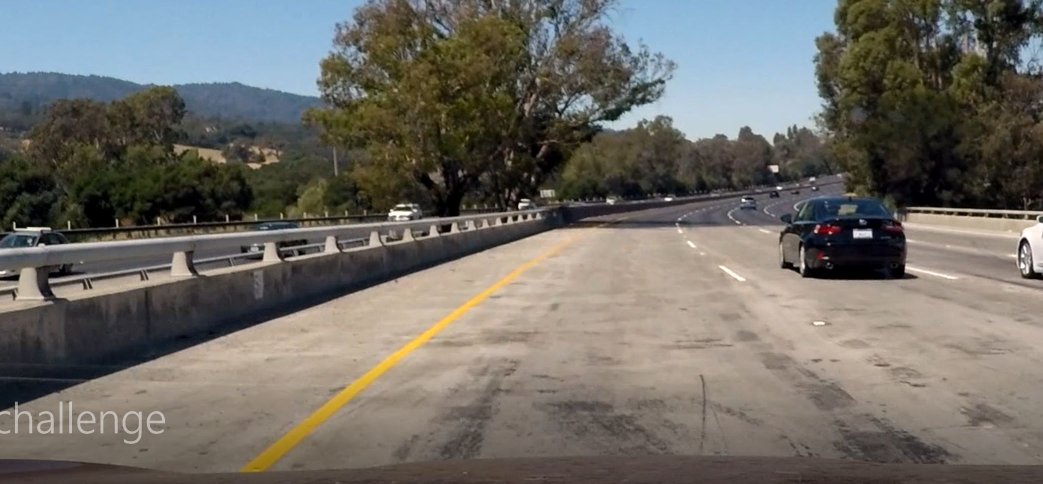
#> input picture test_images/Capture.JPG, 2086 x 968 px, found by its file name (shown at 1/2 size); its folder holds only this picture in this run
$ jupyter execute --allow-errors P1-Copy2.ipynb   (shell and % lines are left out)
#> lines starting #> are read from the running program, lines starting #| are printed output that depends on the picture; after the words box and inside, x2 and y2 are one past the last pixel; in counts of white or black regions, pixels touching at a corner belong together
# Self-Driving Car Engineer Nanodegree

## Project: **Finding Lane Lines on the Road**
***
In this project, you will use the tools you learned about in the lesson to identify lane lines on the road.  You can develop your pipeline on a series of individual images, and later apply the result to a video stream (really just a series of images). Check out the video clip "raw-lines-example.mp4" (also contained in this repository) to see what the output should look like after using the helper functions below.

Once you have a result that looks roughly like "raw-lines-example.mp4", you'll need to get creative and try to average and/or extrapolate the line segments you've detected to map out the full extent of the lane lines.  You can see an example of the result you're going for in the video "P1_example.mp4".  Ultimately, you would like to draw just one line for the left side of the lane, and one for the right.

In addition to implementing code, there is a brief writeup to complete. The writeup should be completed in a separate file, which can be either a markdown file or a pdf document. There is a [write up template](https://github.com/udacity/CarND-LaneLines-P1/blob/master/writeup_template.md) that can be used to guide the writing process. Completing both the code in the Ipython notebook and the writeup template will cover all of the [rubric points](https://review.udacity.com/#!/rubrics/322/view) for this project.

---
Let's have a look at our first image called 'test_images/solidWhiteRight.jpg'.  Run the 2 cells below (hit Shift-Enter or the "play" button above) to display the image.

**Note: If, at any point, you encounter frozen display windows or other confounding issues, you can always start again with a clean slate by going to the "Kernel" menu above and selecting "Restart & Clear Output".**

---

**The tools you have are color selection, region of interest selection, grayscaling, Gaussian smoothing, Canny Edge Detection and Hough Tranform line detection.  You  are also free to explore and try other techniques that were not presented in the lesson.  Your goal is piece together a pipeline to detect the line segments in the image, then average/extrapolate them and draw them onto the image for display (as below).  Once you have a working pipeline, try it out on the video stream below.**

---

<figure>

 <figcaption>
 <p></p>
 <p style="text-align: center;"> Your output should look something like this (above) after detecting line segments using the helper functions below </p>
 </figcaption>
</figure>
 <p></p>
<figure>

 <figcaption>
 <p></p>
 <p style="text-align: center;"> Your goal is to connect/average/extrapolate line segments to get output like this</p>
 </figcaption>
</figure>

**Run the cell below to import some packages.  If you get an `import error` for a package you've already installed, try changing your kernel (select the Kernel menu above --> Change Kernel).  Still have problems?  Try relaunching Jupyter Notebook from the terminal prompt.  Also, see [this forum post](https://carnd-forums.udacity.com/cq/viewquestion.action?spaceKey=CAR&id=29496372&questionTitle=finding-lanes---import-cv2-fails-even-though-python-in-the-terminal-window-has-no-problem-with-import-cv2) for more troubleshooting tips.**

## Import Packages

[cell 1]
#importing some useful packages
import matplotlib.pyplot as plt
import matplotlib.image as mpimg
import numpy as np
import cv2

## Read in an Image

#> (a cell that did not finish here is left out)

[cell 3]
def printImage(image):
    plt.figure()
    plt.imshow(image)
#function to print greyscale images
def printGreyImage(image):
    plt.figure()
    plt.imshow(image,cmap="gray")

#> (a cell that did not finish here is left out)

## Ideas for Lane Detection Pipeline

**Some OpenCV functions (beyond those introduced in the lesson) that might be useful for this project are:**

`cv2.inRange()` for color selection
`cv2.fillPoly()` for regions selection
`cv2.line()` to draw lines on an image given endpoints
`cv2.addWeighted()` to coadd / overlay two images
`cv2.cvtColor()` to grayscale or change color
`cv2.imwrite()` to output images to file
`cv2.bitwise_and()` to apply a mask to an image

**Check out the OpenCV documentation to learn about these and discover even more awesome functionality!**

Below are some helper functions to help get you started. They should look familiar from the lesson!

## Helper Functions

[cell 5]
import math

# [7 lines left out: function grayscale, not called in this run]
    # Or use BGR2GRAY if you read an image with cv2.imread()
    # return cv2.cvtColor(img, cv2.COLOR_BGR2GRAY)

def canny(img, low_threshold, high_threshold):
    """Applies the Canny transform"""
    #img = np.uint8(img)
    return cv2.Canny(img, low_threshold, high_threshold)

def gaussian_blur(img, kernel_size):
    """Applies a Gaussian Noise kernel"""
    return cv2.GaussianBlur(img, (kernel_size, kernel_size), 0)

def region_of_interest(img, vertices):
    """
    Applies an image mask.

    Only keeps the region of the image defined by the polygon
    formed from `vertices`. The rest of the image is set to black.
    """
    #defining a blank mask to start with
    mask = np.zeros_like(img)

    #defining a 3 channel or 1 channel color to fill the mask with depending on the input image
    if len(img.shape) > 2:
        channel_count = img.shape[2]  # i.e. 3 or 4 depending on your image
        ignore_mask_color = (255,) * channel_count
    else:
        ignore_mask_color = 255

    #filling pixels inside the polygon defined by "vertices" with the fill color
    cv2.fillPoly(mask, vertices, ignore_mask_color)

    #returning the image only where mask pixels are nonzero
    masked_image = cv2.bitwise_and(img, mask)
    #plt.figure()
    #plt.imshow(weighted_img(mask, img, α=0.8, β=1., λ=0.),cmap="gray")
    return masked_image


def draw_lines(img, lines, color=[255, 0, 0], thickness=2):
    """
    NOTE: this is the function you might want to use as a starting point once you want to
    average/extrapolate the line segments you detect to map out the full
    extent of the lane (going from the result shown in raw-lines-example.mp4
    to that shown in P1_example.mp4).

    Think about things like separating line segments by their
    slope ((y2-y1)/(x2-x1)) to decide which segments are part of the left
    line vs. the right line.  Then, you can average the position of each of
    the lines and extrapolate to the top and bottom of the lane.

    This function draws `lines` with `color` and `thickness`.
    Lines are drawn on the image inplace (mutates the image).
    If you want to make the lines semi-transparent, think about combining
    this function with the weighted_img() function below
    """
    for line in lines:
        for x1,y1,x2,y2 in line:
            cv2.line(img, (x1, y1), (x2, y2), color, thickness)

def avg_list(list):
    if(len(list)>0):
        return sum(list)/len(list)
    else:
        return 0

def cal_Xvalue(y,intercept,slope):
    #print("cal X val",y,intercept,slope)
    if slope!=0:
        return int((y-intercept)/slope)

def cal_Yvalue(x,intercept,slope):
    return int(slope*x+intercept)

def hough_average_slope_intercept_lines(img, rho, theta, threshold, min_line_len, max_line_gap):
    """
    `img` should be the output of a Canny transform.

    Returns an image with hough lines drawn.
    """
    lines = cv2.HoughLinesP(img, rho, theta, threshold, np.array([]), minLineLength=min_line_len, maxLineGap=max_line_gap)
    line_img = np.zeros((img.shape[0], img.shape[1], 3), dtype=np.uint8)
    final_image = np.zeros((img.shape[0], img.shape[1], 3), dtype=np.uint8)
    final_image=draw_average_slope_intercept_lines(line_img, lines)
    return final_image


def draw_average_slope_intercept_lines(final_image, lines, color=[255, 0, 0], thickness=20):
    """
    NOTE: this is the function you might want to use as a starting point once you want to
    average/extrapolate the line segments you detect to map out the full
    extent of the lane (going from the result shown in raw-lines-example.mp4
    to that shown in P1_example.mp4).

    Think about things like separating line segments by their
    slope ((y2-y1)/(x2-x1)) to decide which segments are part of the left
    line vs. the right line.  Then, you can average the position of each of
    the lines and extrapolate to the top and bottom of the lane.

    This function draws `lines` with `color` and `thickness`.
    Lines are drawn on the image inplace (mutates the image).
    If you want to make the lines semi-transparent, think about combining
    this function with the weighted_img() function below
    """
    positive_slope=[]
    positive_intercept=[]
    negative_slope=[]
    negative_intercept=[]
    avg_positive_slope=0
    avg_positive_intercept=0
    avg_negative_slope=0
    avg_negative_intercept=0
    m_p=0
    c_p=0
    m_n=0
    c_n=0
    positive_x1=0
    positive_y1=0
    positive_x2=0
    positive_y2=0
    negative_x1=0
    negative_y1=0
    negative_x2=0
    negative_y2=0
    lane_size1=0.6
    lane_size2=0.4
    img_shape=final_image.shape
    for line in lines:
        for x1,y1,x2,y2 in line:
            if x2!=x1:
                #print((y2-y1)/(x2-x1))
                if(((y2-y1)/(x2-x1))>0.4):
                    m_p=(y2-y1)/(x2-x1)
                    #print(m_p,positive_slope)
                    #positive_slope[len(positive_slope):] = [m_p]
                    positive_slope.append(m_p)
                    #print(m_p,positive_slope)
                    c_p=y1-m_p*x1
                    positive_intercept.append(c_p)
                   # print(m_p,c_p)
                   # print(positive_slope)
                elif(((y2-y1)/(x2-x1))<-0.4):
                    m_n=(y2-y1)/(x2-x1)
                    negative_slope.append(m_n)
                    c_n=y1-m_n*x1
                    negative_intercept.append(c_n)
                    #print(m_n,c_n)
    avg_positive_slope=avg_list(positive_slope)
    avg_positive_intercept=avg_list(positive_intercept)
    avg_negative_slope=avg_list(negative_slope)
    avg_negative_intercept=avg_list(negative_intercept)
    img1=np.zeros([img_shape[0],img_shape[1]])
    img2=np.zeros([img_shape[0],img_shape[1]])
    #print(avg_positive_slope,avg_positive_intercept,avg_negative_slope,avg_negative_intercept)
    if (avg_positive_slope!=0 and avg_positive_intercept!=0):
        positive_y1=img_shape[0]
        positive_x1=cal_Xvalue(positive_y1,avg_positive_intercept,avg_positive_slope)
        positive_x2=int(img_shape[1]*lane_size1)
        positive_y2=cal_Yvalue(positive_x2,avg_positive_intercept,avg_positive_slope)
    if(avg_negative_slope!=0 and avg_negative_intercept!=0):
        negative_y1=img_shape[0]
        negative_x1=cal_Xvalue(negative_y1,avg_negative_intercept,avg_negative_slope)
        negative_x2=int(img_shape[1]*lane_size2)
        negative_y2=cal_Yvalue(negative_x2,avg_negative_intercept,avg_negative_slope)

    positive_slope_image=np.zeros([img_shape[0],img_shape[1],3],dtype=np.uint8)
    negative_slope_image=np.zeros([img_shape[0],img_shape[1],3],dtype=np.uint8)
    #final_image=np.zeros([img_shape[0],img_shape[1],3],dtype=np.uint8)
    #print(negative_x1,negative_y1,negative_x2,negative_y2,positive_x1, positive_y1, positive_x2, positive_y2)

    cv2.line(positive_slope_image, (positive_x1, positive_y1), (positive_x2, positive_y2), color, thickness)
    cv2.line(negative_slope_image, (negative_x1, negative_y1), (negative_x2, negative_y2), color, thickness)
    #print
    #printGreyImage(img1)
    #printGreyImage(img2)
    final_image=positive_slope_image+negative_slope_image
    #printGreyImage(final_image)

    return final_image


"""

            img1=np.zeros([img_shape[0],img_shape[1]])
            cv2.line(img, (x1, y1), (x2, y2), color, thickness)
            cv2.line(img1, (x1, y1), (x2, y2), color, thickness)
            plt.figure()
            plt.imshow(img1,cmap="gray")

  """


def hough_lines(img, rho, theta, threshold, min_line_len, max_line_gap):
    """
    `img` should be the output of a Canny transform.

    Returns an image with hough lines drawn.
    """
    lines = cv2.HoughLinesP(img, rho, theta, threshold, np.array([]), minLineLength=min_line_len, maxLineGap=max_line_gap)
    line_img = np.zeros((img.shape[0], img.shape[1], 3), dtype=np.uint8)
    draw_lines(line_img, lines)
    return line_img

# Python 3 has support for cool math symbols.

def weighted_img(img, initial_img, α=0.8, β=1., λ=0.):
    """
    `img` is the output of the hough_lines(), An image with lines drawn on it.
    Should be a blank image (all black) with lines drawn on it.

    `initial_img` should be the image before any processing.

    The result image is computed as follows:

    initial_img * α + img * β + λ
    NOTE: initial_img and img must be the same shape!
    """
    return cv2.addWeighted(initial_img, α, img, β, λ)

Creating a function to detect lanes in the image:
**Thresholding of image using color**
Ideal RGB values of white area (255,255,255)
Ideal RGB values of yellow area (255,255,0)
RGB threshold conditiods like(R>200 and G>200 and (B<50 or B>200)) should be a good start

[cell 6]
# [29 lines left out: function white_yellow_lane_filter, not called in this run]

#> (a cell that did not finish here is left out)

Converting an image to grayscale is not nessecary as yellow has less b value compared to white. So instead I prefferd red channel

[cell 8]
"""


im1=np.zeros((image.shape[0],image.shape[1]),dtype=np.uint8)
im2=np.zeros((image.shape[0],image.shape[1]),dtype=np.uint8)
im3=np.zeros((image.shape[0],image.shape[1]),dtype=np.uint8)
im4=np.zeros((image.shape[0],image.shape[1]),dtype=np.uint8)
# [4 lines of commented-out code are left out]
plt.figure()
plt.imshow(image[:,:,0]>200,cmap="gray")
plt.figure()
plt.imshow(image[:,:,1]>200,cmap="gray")
plt.figure()
plt.imshow(image[:,:,2],cmap="gray")
im1[image[:,:,0]>150]=1
plt.figure()
plt.imshow(im1,cmap="gray")
im2[image[:,:,1]>150]=1
plt.figure()
plt.imshow(im2,cmap="gray")
plt.figure()
plt.imshow((im2+im1)/2,cmap="gray")
"""

[cell 9]
def laneDetector(image):
    #colorFilterLaneMask=white_yellow_lane_filter(image)
    #grayImage=grayscale(image)
    #red channel image as basis
    #imageSize=image.shape
    grayImage=np.zeros((image.shape[0],image.shape[1]),dtype=np.uint8)
    grayImage1=np.zeros((image.shape[0],image.shape[1]),dtype=np.uint8)
    grayImage=cv2.equalizeHist(image[:,:,0])
    #grayImage=image[:,:,0]
    #grayImage=weighted_img(image[:,:,0], image[:,:,1], α=2, β=1, λ=3.)
    grayImage1[grayImage>150]=255;
   # plt.figure()
   # plt.imshow(grayImage1,cmap="gray")
    #smoothing the image
    kernal_size=15
    grayImage_blur=gaussian_blur(grayImage1,kernal_size)
   # plt.figure()
   # plt.imshow(grayImage_blur,cmap="gray")
    low_threshold=30
    high_threshold=120
    #canny edge detection
    edge_canny=canny(grayImage_blur,low_threshold,high_threshold)
   # plt.figure()
   # plt.imshow(edge_canny,cmap="gray")
    #region of interest
    imageShape=image.shape
    #vertices = np.array([[(500,260),(450,260),(60,imageShape[0]-20), (60,imageShape[0]), (imageShape[1]-40,imageShape[0]),(imageShape[1]-40,imageShape[0]-30)]], dtype=np.int32)
    vertices = np.array([[(int(imageShape[1]*0.6),int(imageShape[0]*0.5)),(int(imageShape[1]*0.4),int(imageShape[0]*0.5)), (int(0.125*imageShape[1]),imageShape[0]), (imageShape[1]-int(0.14*imageShape[1]),imageShape[0])]], dtype=np.int32)
    #vertices = np.array([[(int(imageShape[0]*0.34),int(imageShape[0]*0.5)),(int(imageShape[0]*0.56),int(imageShape[0]*0.5)), (int(0.125*imageShape[1]),imageShape[0]), (imageShape[1]-int(0.14*imageShape[0]),imageShape[0])]], dtype=np.int32)
    #vertices = np.array([[(500,280),(450,280), (60,imageShape[0]), (900,imageShape[0])]], dtype=np.int32)
    #vertices = np.array([[(600,280),(450,280), (60,imageShape[0]), (950,imageShape[0])]], dtype=np.int32)
    edge_canny_withROI=region_of_interest(edge_canny,vertices)

    #edge_canny_withROI_smooth=gaussian_blur(edge_canny_withROI,kernal_size)
   # plt.figure()
   # plt.imshow(edge_canny_withROI,cmap="gray")
    #'''''
    rho=1
    theta=np.pi/180
    threshold=70
    min_line_len=10
    max_line_gap=20
    #line detection using hough transform
    houghLineImage=hough_lines(edge_canny_withROI, rho,theta,threshold, min_line_len, max_line_gap)
    houghLineImage_average_slope_intercept_lines=hough_average_slope_intercept_lines(edge_canny_withROI, rho,theta,threshold, min_line_len, max_line_gap)

    #plt.figure()
    #plt.imshow(houghEdge,cmap="gray")

    return houghLineImage_average_slope_intercept_lines
    #'''''

#> (a cell that did not finish here is left out)

[cell 11]
# [14 lines left out: function extrapolate, not called in this run]

#> (a cell that did not finish here is left out)

[cell 13]
# Not needed
'''
f=houghEdge[:,:,0].shape
#print(f[0])
im5=np.zeros([f[0],f[1]])
c=cv2.connectedComponents(houghEdge[:,:,0],8)
print(c[1].shape)
labled_image=c[1]
print(c[0])
#print(labled_image.max(axis=1))
im5[labled_image==3]=1
#plt.imshow(im5,cmap="gray")
plt.imshow(im5,cmap="gray")
'''

## Test Images

Build your pipeline to work on the images in the directory "test_images"
**You should make sure your pipeline works well on these images before you try the videos.**

[cell 14]
import os
testImages_name=os.listdir("test_images/")
#> testImages_name = ['Capture.JPG']
test_OutputNmaesList=list(map(lambda x: "test_images_output/"+x[:-4]+'_output.png',testImages_name))
#> test_OutputNmaesList = ['test_images_output/Capture_output.png']
#mpimg.imread('test_images/solidWhiteRight.jpg')
testImages_name=list(map(lambda x:'test_images/'+x ,testImages_name))
#> testImages_name = ['test_images/Capture.JPG']
testImages_name
test_imagesList=list(map(lambda x: mpimg.imread(x),testImages_name))
#> test_imagesList = 1 item

test_OutputNmaesList
#> Out = ['test_images_output/Capture_output.png']

**Priting the read images**

[cell 15]
'''
list(map(lambda x: printImage(x),test_imagesList))
'''
#list(map(lambda x: printImage(x),test_imagesList))

**Apply laneDetector algorithm to the images**

[cell 16]
houghLineImageList=list(map(lambda x: laneDetector(x),test_imagesList))
#> in laneDetector, `grayImage=cv2.equalizeHist(image[:,:,0])`:
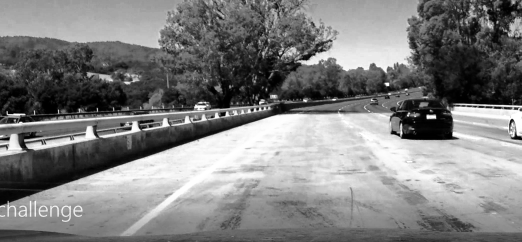
#> grayImage: shape (968, 2086) (shown at 1/4 size); min 0, max 255, mean 127.5
#> in region_of_interest, `cv2.fillPoly(mask, vertices, ignore_mask_color)`:
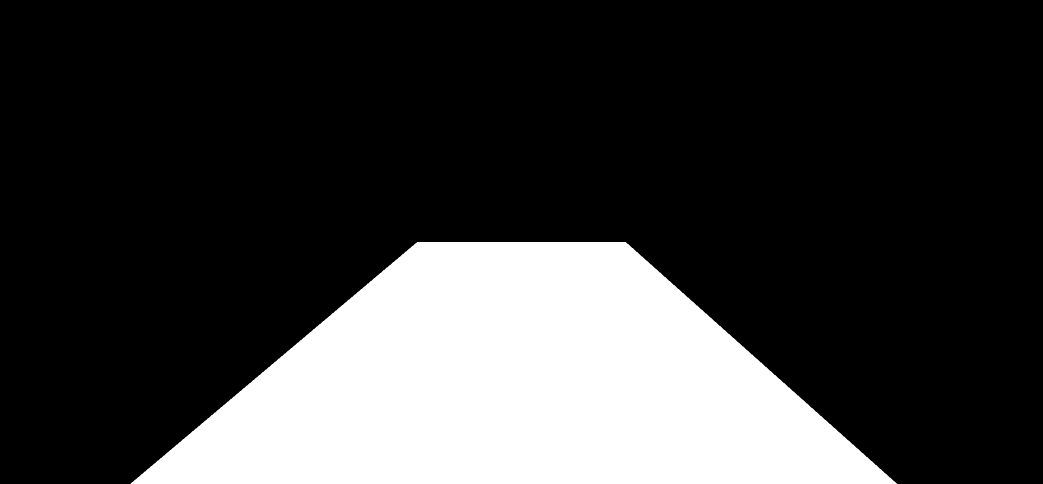
#> mask: shape (968, 2086) (shown at 1/2 size); 23.4% white; 1 white region, box (x1, y1, x2, y2) and area: (261, 484, 1794, 968) 472217
#> in region_of_interest, `masked_image = cv2.bitwise_and(img, mask)`:
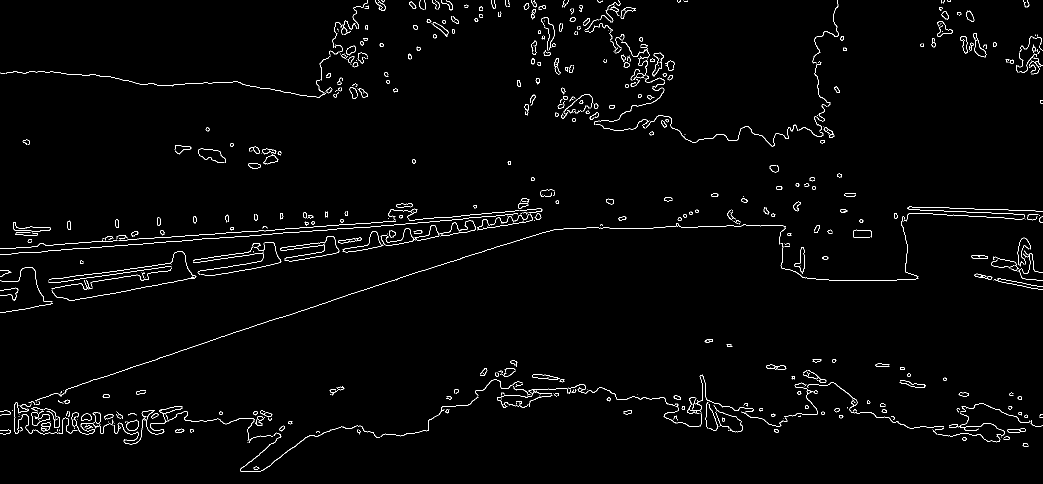
#> img: shape (968, 2086) (shown at 1/2 size); 1.6% white in thin lines or dots
#> (the rest of the program and of its run is left out)
